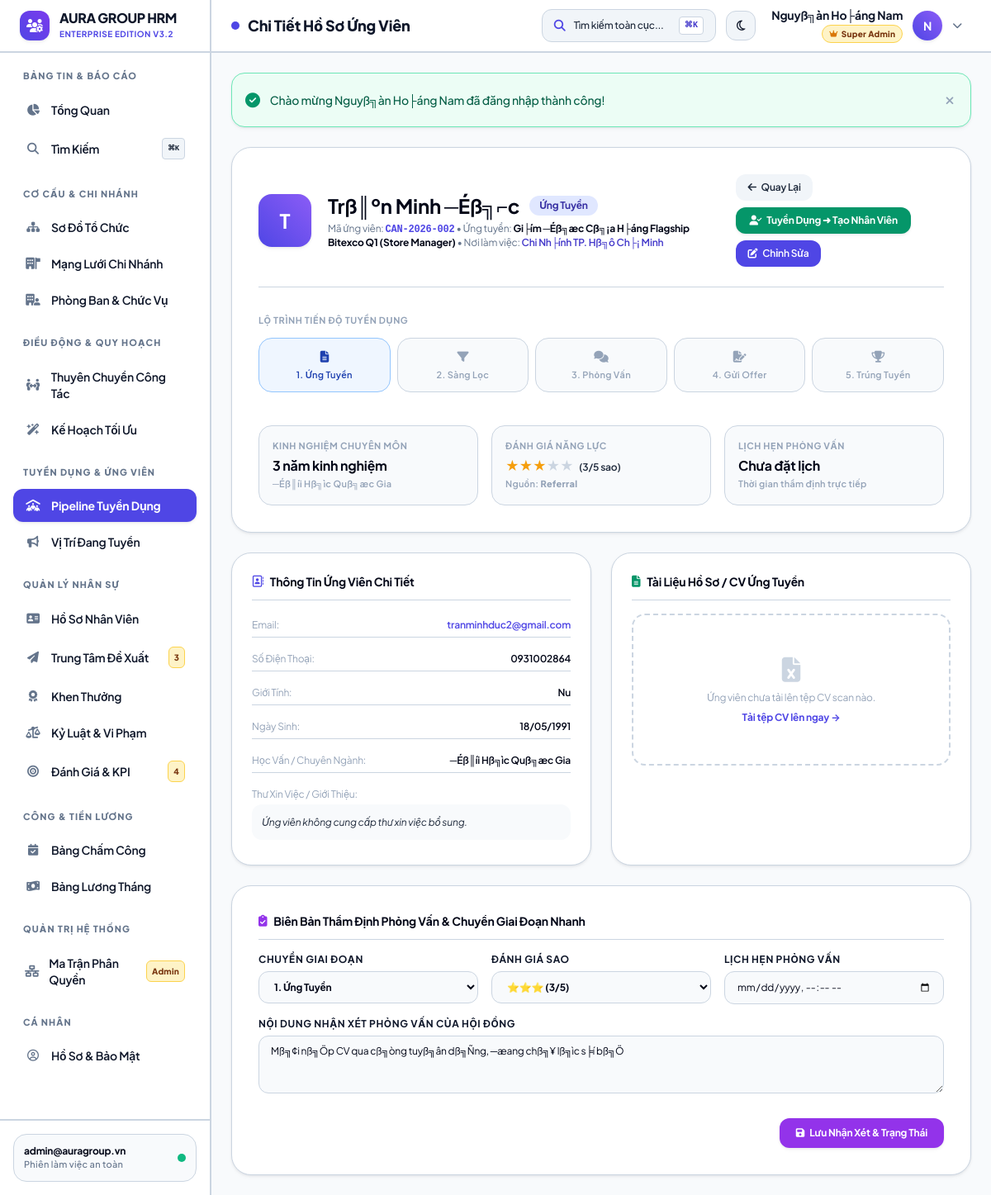
/modules/recruitment/candidate_view.php?id=2 (signed in), run on the app's committed database.
### tables this page shows
CREATE TABLE `candidates` (
  `id` int(11) NOT NULL AUTO_INCREMENT,
  `candidate_code` varchar(50) NOT NULL COMMENT 'M├ú hß╗ô s╞í: UV-YYYY-XXX',
  `job_position_id` int(11) NOT NULL COMMENT 'Vß╗ï tr├¡ ß╗⌐ng tuyß╗ân',
  `fullname` varchar(100) NOT NULL COMMENT 'Hß╗ì v├á t├¬n ß╗⌐ng vi├¬n',
  `email` varchar(100) NOT NULL COMMENT 'Email li├¬n hß╗ç',
  `phone` varchar(20) NOT NULL COMMENT 'Sß╗æ ─æiß╗çn thoß║íi',
  `gender` enum('Nam','Nu','Khac') DEFAULT 'Nam',
  `birth_date` date DEFAULT NULL COMMENT 'Ng├áy sinh',
  `education` varchar(255) DEFAULT NULL COMMENT 'Tr├¼nh ─æß╗Ö hß╗ìc vß║Ñn & chuy├¬n ng├ánh',
  `experience_years` int(11) DEFAULT 0 COMMENT 'Sß╗æ n─âm kinh nghiß╗çm',
  `cv_file` varchar(255) DEFAULT NULL COMMENT 'Tß╗çp CV scan ─æ├¡nh k├¿m',
  `cover_letter` text DEFAULT NULL COMMENT 'Th╞░ xin viß╗çc / ghi ch├║ ß╗⌐ng vi├¬n',
  `source` enum('website','referral','headhunt','job_board','social','other') DEFAULT 'website' COMMENT 'Nguß╗ôn tuyß╗ân dß╗Ñng',
  `stage` enum('applied','screening','interview','offer','hired','rejected') DEFAULT 'applied' COMMENT 'Giai ─æoß║ín trong Pipeline',
  `rating` tinyint(4) DEFAULT 3 COMMENT '─É├ính gi├í n─âng lß╗▒c tß╗½ 1 ─æß║┐n 5 sao',
  `interview_date` datetime DEFAULT NULL COMMENT 'Lß╗ïch hß║╣n phß╗Ång vß║Ñn',
  `interview_notes` text DEFAULT NULL COMMENT 'Bi├¬n bß║ún & nhß║¡n x├⌐t phß╗Ång vß║Ñn',
  `hired_employee_id` int(11) DEFAULT NULL COMMENT 'ID nh├ón vi├¬n khi ─æ├ú chuyß╗ân ─æß╗òi',
  `created_at` timestamp NOT NULL DEFAULT current_timestamp(),
  PRIMARY KEY (`id`),
  UNIQUE KEY `candidate_code` (`candidate_code`),
  KEY `job_position_id` (`job_position_id`),
  KEY `hired_employee_id` (`hired_employee_id`),
  CONSTRAINT `candidates_ibfk_1` FOREIGN KEY (`job_position_id`) REFERENCES `job_positions` (`id`) ON DELETE CASCADE,
  CONSTRAINT `candidates_ibfk_2` FOREIGN KEY (`hired_employee_id`) REFERENCES `employees` (`id`) ON DELETE SET NULL
);

CREATE TABLE `job_positions` (
  `id` int(11) NOT NULL AUTO_INCREMENT,
  `job_code` varchar(50) NOT NULL COMMENT 'M├ú tin: TD-YYYY-XXX',
  `title` varchar(255) NOT NULL COMMENT 'Ti├¬u ─æß╗ü vß╗ï tr├¡ tuyß╗ân dß╗Ñng',
  `department_id` int(11) DEFAULT NULL COMMENT 'Ph├▓ng ban tiß║┐p nhß║¡n',
  `branch_id` int(11) DEFAULT NULL COMMENT 'Chi nh├ính l├ám viß╗çc',
  `position_id` int(11) DEFAULT NULL COMMENT 'Chß╗⌐c danh ─æß╗ïnh ngß║ích',
  `quantity` int(11) DEFAULT 1 COMMENT 'Chß╗ë ti├¬u tuyß╗ân dß╗Ñng',
  `salary_range_min` decimal(15,2) DEFAULT 0.00 COMMENT 'L╞░╞íng tß╗æi thiß╗âu (VN─É)',
  `salary_range_max` decimal(15,2) DEFAULT 0.00 COMMENT 'L╞░╞íng tß╗æi ─æa (VN─É)',
  `requirements` text DEFAULT NULL COMMENT 'Y├¬u cß║ºu n─âng lß╗▒c & kinh nghiß╗çm',
  `description` text DEFAULT NULL COMMENT 'M├┤ tß║ú nhiß╗çm vß╗Ñ c├┤ng viß╗çc',
  `deadline` date DEFAULT NULL COMMENT 'Hß║ín nß╗Öp hß╗ô s╞í',
  `status` enum('open','closed','paused','filled') DEFAULT 'open' COMMENT 'Trß║íng th├íi tin tuyß╗ân',
  `created_by` int(11) DEFAULT NULL COMMENT 'Ng╞░ß╗¥i tß║ío tin',
  `created_at` timestamp NOT NULL DEFAULT current_timestamp(),
  PRIMARY KEY (`id`),
  UNIQUE KEY `job_code` (`job_code`),
  KEY `department_id` (`department_id`),
  KEY `branch_id` (`branch_id`),
  KEY `position_id` (`position_id`),
  KEY `created_by` (`created_by`),
  CONSTRAINT `job_positions_ibfk_1` FOREIGN KEY (`department_id`) REFERENCES `departments` (`id`) ON DELETE SET NULL,
  CONSTRAINT `job_positions_ibfk_2` FOREIGN KEY (`branch_id`) REFERENCES `branches` (`id`) ON DELETE SET NULL,
  CONSTRAINT `job_positions_ibfk_3` FOREIGN KEY (`position_id`) REFERENCES `positions` (`id`) ON DELETE SET NULL,
  CONSTRAINT `job_positions_ibfk_4` FOREIGN KEY (`created_by`) REFERENCES `users` (`id`) ON DELETE SET NULL
);

CREATE TABLE `branches` (
  `id` int(11) NOT NULL AUTO_INCREMENT,
  `code` varchar(20) NOT NULL,
  `name` varchar(150) NOT NULL,
  `address` varchar(255) DEFAULT NULL,
  `phone` varchar(20) DEFAULT NULL,
  `email` varchar(100) DEFAULT NULL,
  `manager_id` int(11) DEFAULT NULL,
  `target_headcount` int(11) DEFAULT 50 COMMENT '─Éß╗ïnh bi├¬n nh├ón sß╗▒ mß╗Ñc ti├¬u',
  `is_headquarter` tinyint(1) DEFAULT 0 COMMENT '1: Trß╗Ñ sß╗ƒ ch├¡nh, 0: Chi nh├ính',
  `status` enum('active','inactive') DEFAULT 'active',
  `notes` text DEFAULT NULL,
  `created_at` timestamp NOT NULL DEFAULT current_timestamp(),
  PRIMARY KEY (`id`),
  UNIQUE KEY `code` (`code`)
);

### modules/recruitment/candidate_view.php (the view, shortened to what the rows shown need)
<?php
require_once __DIR__ . '/../../core/auth.php';
$id = (int)($_GET['id'] ?? 0);
$stmt = $pdo->prepare("
    SELECT c.*,
           j.job_code, j.title AS job_title, j.salary_range_min, j.salary_range_max, j.requirements,
           b.name AS branch_name, d.name AS department_name, p.name AS position_name,
           e.employee_code AS hired_emp_code, e.fullname AS hired_emp_name
    FROM candidates c
    JOIN job_positions j ON c.job_position_id = j.id
    LEFT JOIN branches b ON j.branch_id = b.id
    LEFT JOIN departments d ON j.department_id = d.id
    LEFT JOIN positions p ON j.position_id = p.id
    LEFT JOIN employees e ON c.hired_employee_id = e.id
    WHERE c.id = ?
");
$stmt->execute([$id]);
$candidate = $stmt->fetch();
$stage_meta = [
    'applied'   => ['label' => 'Ứng Tuyển', 'class' => 'bg-indigo-100 text-indigo-800 dark:bg-indigo-950/60 dark:text-indigo-300', 'step' => 1],
    'screening' => ['label' => 'Sàng Lọc', 'class' => 'bg-amber-100 text-amber-800 dark:bg-amber-950/60 dark:text-amber-300', 'step' => 2],
    'interview' => ['label' => 'Phỏng Vấn', 'class' => 'bg-purple-100 text-purple-800 dark:bg-purple-950/60 dark:text-purple-300', 'step' => 3],
    'offer'     => ['label' => 'Gửi Offer', 'class' => 'bg-sky-100 text-sky-800 dark:bg-sky-950/60 dark:text-sky-300', 'step' => 4],
    'hired'     => ['label' => 'Trúng Tuyển', 'class' => 'bg-emerald-100 text-emerald-800 dark:bg-emerald-950/60 dark:text-emerald-300', 'step' => 5],
    'rejected'  => ['label' => 'Từ Chối', 'class' => 'bg-rose-100 text-rose-800 dark:bg-rose-950/60 dark:text-rose-300', 'step' => 0]
];
$cur_stage = $stage_meta[$candidate['stage']] ?? $stage_meta['applied'];
require_once __DIR__ . '/../../includes/header.php';
?>
<div class="max-w-5xl mx-auto space-y-6">
    <div class="bg-white dark:bg-slate-800 rounded-3xl border border-slate-200/80 dark:border-slate-700/80 shadow-sm p-6 sm:p-8 space-y-6">
        <div class="flex flex-col sm:flex-row items-start sm:items-center justify-between gap-6 pb-6 border-b border-slate-100 dark:border-slate-700/60">
            <div class="flex items-center gap-5">
                <div class="w-16 h-16 rounded-2xl bg-gradient-to-tr from-indigo-600 to-violet-500 text-white flex items-center justify-center font-bold text-2xl shadow-md flex-shrink-0">
                    <?= strtoupper(mb_substr($candidate['fullname'], 0, 1, 'UTF-8')) ?>
                </div>
                <div>
                    <div class="flex items-center gap-3 flex-wrap">
                        <h2 class="text-2xl font-bold text-slate-800 dark:text-white"><?= e($candidate['fullname']) ?></h2>
                        <span class="px-3 py-1 rounded-full text-xs font-bold <?= $cur_stage['class'] ?>">
                            <?= $cur_stage['label'] ?>
                        </span>
                    </div>
                    <p class="text-xs text-slate-500 dark:text-slate-400 mt-1">
                        Mã ứng viên: <span class="font-mono font-bold text-indigo-600 dark:text-indigo-400"><?= e($candidate['candidate_code']) ?></span>
                        • Ứng tuyển: <strong class="text-slate-800 dark:text-slate-200"><?= e($candidate['job_title']) ?></strong>
                        • Nơi làm việc: <span class="text-indigo-700 dark:text-indigo-300 font-semibold"><?= e($candidate['branch_name'] ?? 'Chi nhánh') ?></span>
                    </p>
                </div>
            </div>
        </div>
        <div class="grid grid-cols-1 sm:grid-cols-3 gap-4 pt-2">
            <div class="p-4 rounded-2xl bg-slate-50 dark:bg-slate-900/60 border border-slate-100 dark:border-slate-800">
                <span class="text-[11px] font-bold text-slate-400 uppercase tracking-wider block">Kinh Nghiệm Chuyên Môn</span>
                <div class="text-base font-bold text-slate-800 dark:text-white mt-1">
                    <?= (int)$candidate['experience_years'] > 0 ? $candidate['experience_years'] . ' năm kinh nghiệm' : 'Mới tốt nghiệp / Chưa có kn' ?>
                </div>
                <div class="text-[11px] text-slate-400 mt-0.5"><?= e($candidate['education'] ?: 'Chưa cập nhật bằng cấp') ?></div>
            </div>
            <div class="p-4 rounded-2xl bg-slate-50 dark:bg-slate-900/60 border border-slate-100 dark:border-slate-800">
                <span class="text-[11px] font-bold text-slate-400 uppercase tracking-wider block">Đánh Giá Năng Lực</span>
                <div class="text-base font-bold text-amber-500 mt-1">
                    <?= str_repeat('★', (int)$candidate['rating']) ?><span class="text-slate-300 dark:text-slate-600"><?= str_repeat('★', 5 - (int)$candidate['rating']) ?></span>
                    <span class="text-xs font-semibold text-slate-600 dark:text-slate-300 ml-1">(<?= (int)$candidate['rating'] ?>/5 sao)</span>
                </div>
                <div class="text-[11px] text-slate-400 mt-0.5">Nguồn: <strong><?= ucfirst($candidate['source']) ?></strong></div>
            </div>
        </div>
    </div>
    <div class="grid grid-cols-1 md:grid-cols-2 gap-6">
        <div class="bg-white dark:bg-slate-800 rounded-3xl border border-slate-200/80 dark:border-slate-700/80 shadow-sm p-6 space-y-4">
            <div class="space-y-3 text-xs">
                <div class="flex justify-between py-1.5 border-b border-slate-50 dark:border-slate-800">
                    <span class="text-slate-400">Email:</span>
                    <a href="mailto:<?= e($candidate['email']) ?>" class="font-semibold text-indigo-600 hover:underline"><?= e($candidate['email']) ?></a>
                </div>
                <div class="flex justify-between py-1.5 border-b border-slate-50 dark:border-slate-800">
                    <span class="text-slate-400">Số Điện Thoại:</span>
                    <a href="tel:<?= e($candidate['phone']) ?>" class="font-semibold text-slate-800 dark:text-slate-100 hover:underline"><?= e($candidate['phone']) ?></a>
                </div>
                <div class="flex justify-between py-1.5 border-b border-slate-50 dark:border-slate-800">
                    <span class="text-slate-400">Giới Tính:</span>
                    <span class="font-semibold text-slate-800 dark:text-slate-100"><?= e($candidate['gender']) ?></span>
                </div>
                <div class="flex justify-between py-1.5 border-b border-slate-50 dark:border-slate-800">
                    <span class="text-slate-400">Ngày Sinh:</span>
                    <span class="font-semibold text-slate-800 dark:text-slate-100"><?= format_date($candidate['birth_date']) ?></span>
                </div>
                <div class="flex justify-between py-1.5 border-b border-slate-50 dark:border-slate-800">
                    <span class="text-slate-400">Học Vấn / Chuyên Ngành:</span>
                    <span class="font-semibold text-slate-800 dark:text-slate-100"><?= e($candidate['education'] ?: '---') ?></span>
                </div>
                <div class="py-1.5">
                    <span class="text-slate-400 block mb-1">Thư Xin Việc / Giới Thiệu:</span>
                    <div class="p-3 bg-slate-50 dark:bg-slate-900/60 rounded-xl text-slate-600 dark:text-slate-300 leading-relaxed italic">
                        <?= nl2br(e($candidate['cover_letter'] ?: 'Ứng viên không cung cấp thư xin việc bổ sung.')) ?>
                    </div>
                </div>
            </div>
        </div>
    </div>
    <div class="bg-white dark:bg-slate-800 rounded-3xl border border-slate-200/80 dark:border-slate-700/80 shadow-sm p-6 sm:p-8 space-y-4">
        <form method="POST" class="space-y-4">
            <div class="grid grid-cols-1 sm:grid-cols-3 gap-4 text-xs">
                <div>
                    <label class="block font-bold text-slate-700 dark:text-slate-200 uppercase tracking-wider mb-1.5">Chuyển Giai Đoạn</label>
                    <select name="stage" class="w-full px-3.5 py-2.5 rounded-xl border border-slate-200 dark:border-slate-700 bg-slate-50 dark:bg-slate-900 text-slate-800 dark:text-slate-100 font-bold">
                        <option value="applied" <?= $candidate['stage'] === 'applied' ? 'selected' : '' ?>>1. Ứng Tuyển</option>
                    </select>
                </div>
                <div>
                    <label class="block font-bold text-slate-700 dark:text-slate-200 uppercase tracking-wider mb-1.5">Đánh Giá Sao</label>
                    <select name="rating" class="w-full px-3.5 py-2.5 rounded-xl border border-slate-200 dark:border-slate-700 bg-slate-50 dark:bg-slate-900 text-slate-800 dark:text-slate-100 font-bold">
                        <option value="3" <?= $candidate['rating'] == 3 ? 'selected' : '' ?>>⭐⭐⭐ (3/5)</option>
                    </select>
                </div>
                <div>
                    <label class="block font-bold text-slate-700 dark:text-slate-200 uppercase tracking-wider mb-1.5">Lịch Hẹn Phỏng Vấn</label>
                    <input type="datetime-local" name="interview_date" value="<?= !empty($candidate['interview_date']) ? date('Y-m-d\TH:i', strtotime($candidate['interview_date'])) : '' ?>" class="w-full px-3.5 py-2.5 rounded-xl border border-slate-200 dark:border-slate-700 bg-slate-50 dark:bg-slate-900 text-slate-800 dark:text-slate-100">
                </div>
            </div>
            <div>
                <label class="block text-xs font-bold text-slate-700 dark:text-slate-200 uppercase tracking-wider mb-1.5">Nội Dung Nhận Xét Phỏng Vấn Của Hội Đồng</label>
                <textarea name="interview_notes" rows="3" placeholder="Nhập tóm tắt câu hỏi, năng lực phản xạ, kiến thức chuyên sâu và kết luận của hội đồng phỏng vấn..." class="w-full px-3.5 py-2.5 rounded-xl border border-slate-200 dark:border-slate-700 bg-slate-50 dark:bg-slate-900 text-xs text-slate-800 dark:text-slate-100"><?= e($candidate['interview_notes']) ?></textarea>
            </div>
        </form>
    </div>
</div>
<?php require_once __DIR__ . '/../../includes/footer.php'; ?>

### data on the page
candidates: fullname "T", fullname "Trß║ºn Minh ─Éß╗⌐c", stage "Ứng Tuyển", candidate_code "CAN-2026-002", job_position.title "Gi├ím ─Éß╗æc Cß╗¡a H├áng Flagship Bitexco Q1 (Store Manager)", branches.name "Chi Nh├ính TP. Hß╗ô Ch├¡ Minh", experience_years "3", education "─Éß║íi Hß╗ìc Quß╗æc Gia", rating "★★★", rating "★★", rating "3", source "Referral", email "tranminhduc2@gmail.com", phone "0931002864", gender "Nu", birth_date "18/05/1991", cover_letter "Ứng viên không cung cấp thư xin việc bổ sung.", stage "1. Ứng Tuyển", rating "⭐⭐⭐ (3/5)", interview_notes "Mß╗¢i nß╗Öp CV qua cß╗òng tuyß╗ân dß╗Ñng, ─æang chß╗¥ lß╗ìc s╞í bß╗Ö"

### other printed values
$pending_proposals_count "3"
$pending_evals_count "4"
$_SESSION['user']['username'] "admin@auragroup.vn"
$page_title "Chi Tiết Hồ Sơ Ứng Viên"
$user['fullname'] "Nguyß╗àn Ho├áng Nam"
$first_letter "N"
$flash['message'] "Chào mừng Nguyß╗àn Ho├áng Nam đã đăng nhập thành công!"
$st_info['name'] "1. Ứng Tuyển"
$st_info['name'] "2. Sàng Lọc"
$st_info['name'] "3. Phỏng Vấn"
$st_info['name'] "4. Gửi Offer"
$st_info['name'] "5. Trúng Tuyển"
